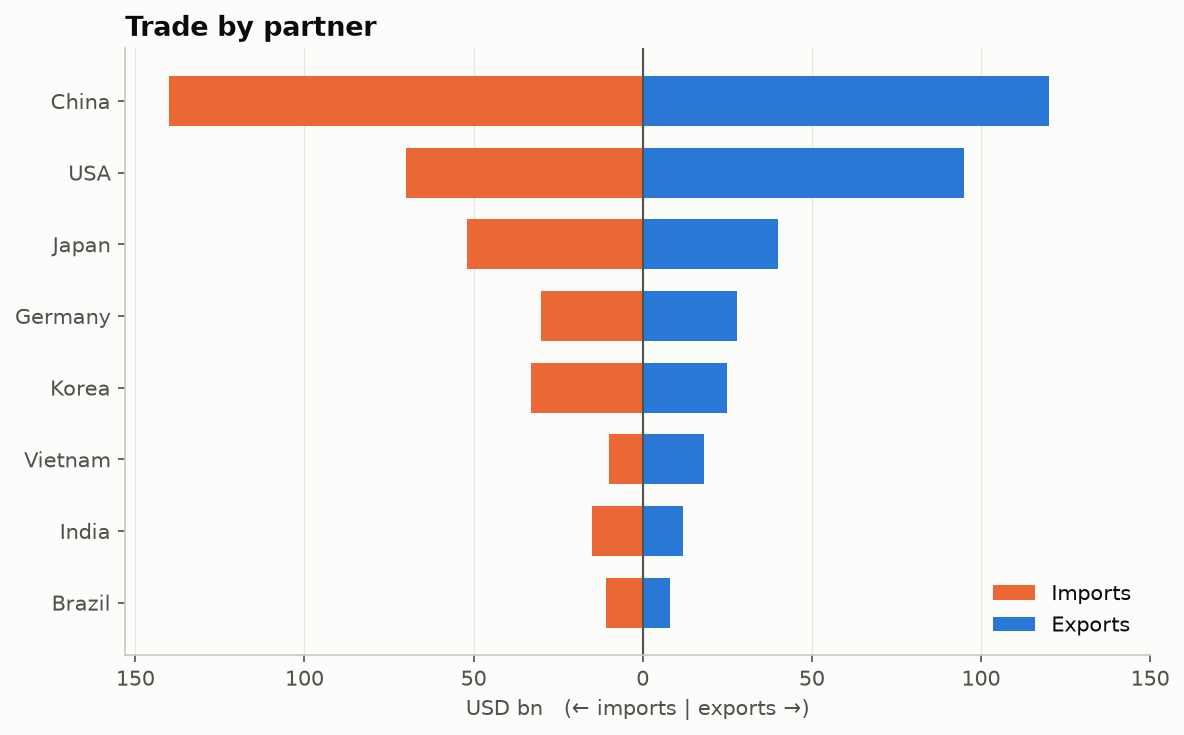

Write the Python code that produced this figure.
"""
Spine Chart (opposing bars)  -  family: Deviation

DESIGN PURPOSE
Two sets of bars extend in opposite directions from a central spine. It splits
one total into two opposing components (for example, for vs. against, or
imports vs. exports) for each category.

WHEN TO USE
  - Show two opposing components per category (wins/losses, inflow/outflow,
    men/women)
  - Show each category's balance and its gross volume together

AVOID WHEN
  - The two components are not opposites
  - The categories are age bands (that is a population pyramid; see
    Distribution)

ALTERNATIVES
  - Grouped bar chart
  - Dumbbell chart

EXAMPLE
Imports and exports of a country by trade partner (USD bn), synthetic data.

Run:  python spine_chart.py
"""
import sys
from pathlib import Path

import numpy as np
import pandas as pd
import matplotlib.pyplot as plt

# Library style: categorical colors in fixed order, recessive axes, hairline grid.
PALETTE = ["#2a78d6", "#eb6834", "#1baf7a", "#eda100",
           "#e87ba4", "#008300", "#6250d6", "#e34948"]
SEQ_CMAP = "Blues"      # sequential: one hue, light -> dark
DIV_CMAP = "RdBu_r"     # diverging: two opposite hues, neutral midpoint
GRAY = "#b8b7b1"        # de-emphasised marks
plt.rcParams.update({
    "figure.figsize": (8, 4.8), "figure.dpi": 110, "figure.facecolor": "#fcfcfb",
    "axes.facecolor": "#fcfcfb", "axes.edgecolor": "#c9c8c3", "axes.linewidth": 0.8,
    "axes.spines.top": False, "axes.spines.right": False,
    "axes.grid": True, "grid.color": "#e6e5e1", "grid.linewidth": 0.6, "axes.axisbelow": True,
    "axes.prop_cycle": plt.cycler(color=PALETTE),
    "axes.titlesize": 13, "axes.titleweight": "bold", "axes.titlelocation": "left",
    "axes.labelcolor": "#52514e", "xtick.color": "#52514e", "ytick.color": "#52514e",
    "text.color": "#0b0b0b", "font.size": 10, "lines.linewidth": 2,
    "legend.frameon": False,
})

# --- Example data ------------------------------------------------------------
partners = ["China", "USA", "Japan", "Germany", "Korea", "Vietnam", "India", "Brazil"]
exports = np.array([120, 95, 40, 28, 25, 18, 12, 8])
imports = np.array([140, 70, 52, 30, 33, 10, 15, 11])
df = pd.DataFrame({"partner": partners, "exports": exports, "imports": imports})
df = df.iloc[::-1]
df

# --- Plot --------------------------------------------------------------------
fig, ax = plt.subplots(figsize=(8, 5))
ax.barh(df["partner"], -df["imports"], color=PALETTE[1], label="Imports", height=0.7)
ax.barh(df["partner"], df["exports"], color=PALETTE[0], label="Exports", height=0.7)
ax.axvline(0, color="#52514e", linewidth=1)
ticks = np.arange(-150, 151, 50)
ax.set_xticks(ticks, [f"{abs(t)}" for t in ticks])
ax.set_xlabel("USD bn   (← imports | exports →)")
ax.set_title("Trade by partner")
ax.grid(axis="y", visible=False)
ax.legend(loc="lower right")
fig.tight_layout()

# --- Save / show -------------------------------------------------------------
out = Path(__file__).with_name(Path(__file__).stem + ".png")
fig.savefig(out, dpi=150, bbox_inches="tight")
print(f"saved {out}")
if "--no-show" not in sys.argv:
    plt.show()
